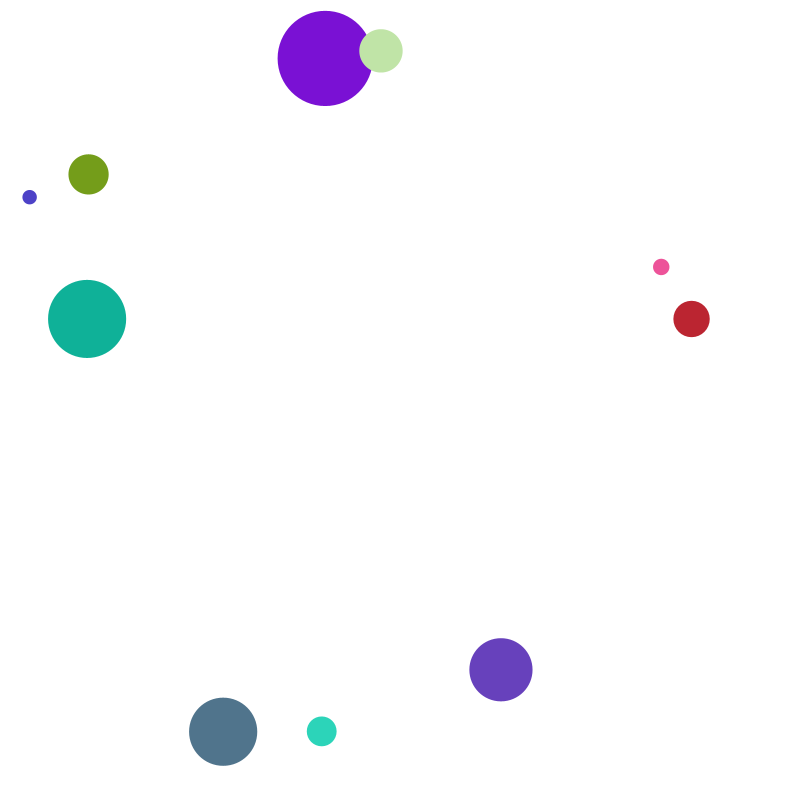
Frame 1 (no input)
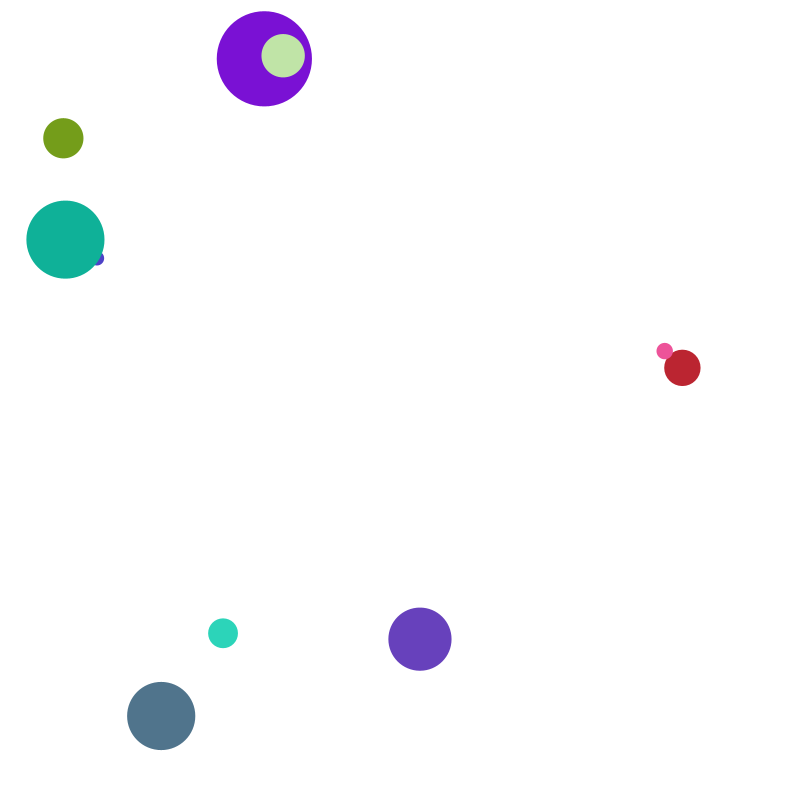
Frame 60 (the mouse pressed at the canvas centre just before this capture)
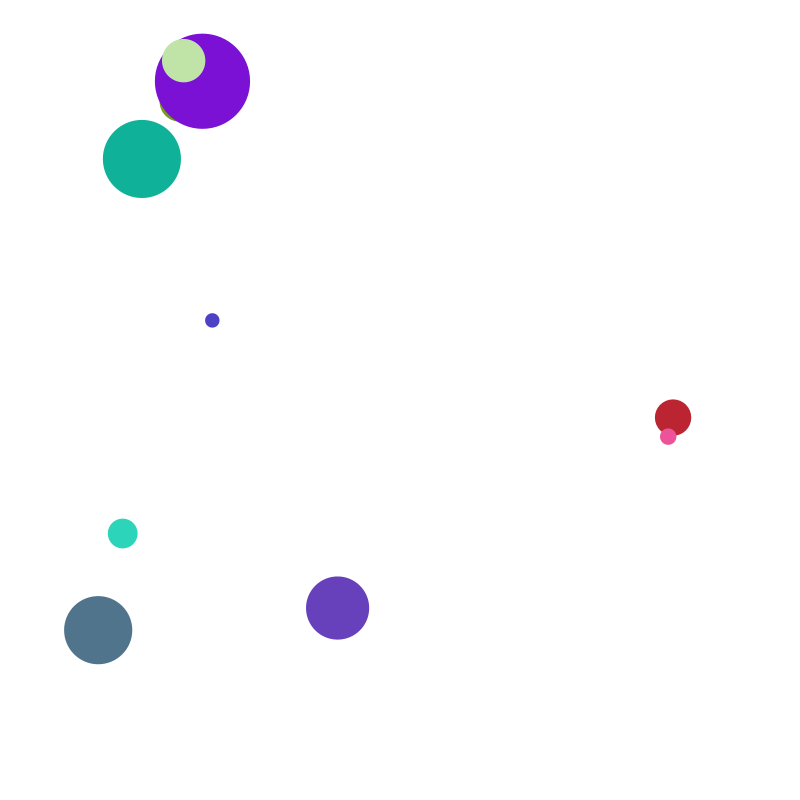
Frame 120 (the mouse held since frame 60 and released just before this capture)

The Processing sketch that drew these frames (run headless with seeded random() and noise(); from frame 60 on, the mouse is pressed at the canvas centre):

// Processing sketch: E15_Bouncing_Balls
// ── E15_Bouncing_Balls.pde
Ball[] bouncyBalls;
int nBouncyBalls = 10;

void setup() {
  size(800, 800);
  
  bouncyBalls = new Ball[nBouncyBalls];
  
  for (int i=0; i<nBouncyBalls; i++) {
    bouncyBalls[i] = new Ball();
  }
}

void draw() {
  background(255);
  
  for (int i=0; i<nBouncyBalls; i++) {
    bouncyBalls[i].update();
    bouncyBalls[i].display();
  }
}

class Ball {
  float x; // field
  float y;
  float speedX;
  float speedY;
  float radius;
  color ballColor;
  
  Ball() {
    this.radius = random(5, 50);
    this.x = random(this.radius, width - this.radius);
    this.y = random(this.radius, height - this.radius);
    this.speedX = random(-2, 2);
    this.speedY = random(-2, 2);
    this.ballColor = color(random(255), random(255), random(255));
  }
  
  void update() { // method
    this.x += speedX;
    y += speedY;
    
    if (x >= width - radius) {
      speedX = abs(speedX) * -1;
    } else if (x <= radius) {
      speedX = abs(speedX);
    }
    
    if (y >= height - radius) {
      speedY = abs(speedY) * -1;
    } else if (y <= radius) {
      speedY = abs(speedY);
    }
  }
  
  void display() {
    fill(ballColor);
    noStroke();
    
    ellipse(x, y, radius * 2, radius * 2);
  }
}
